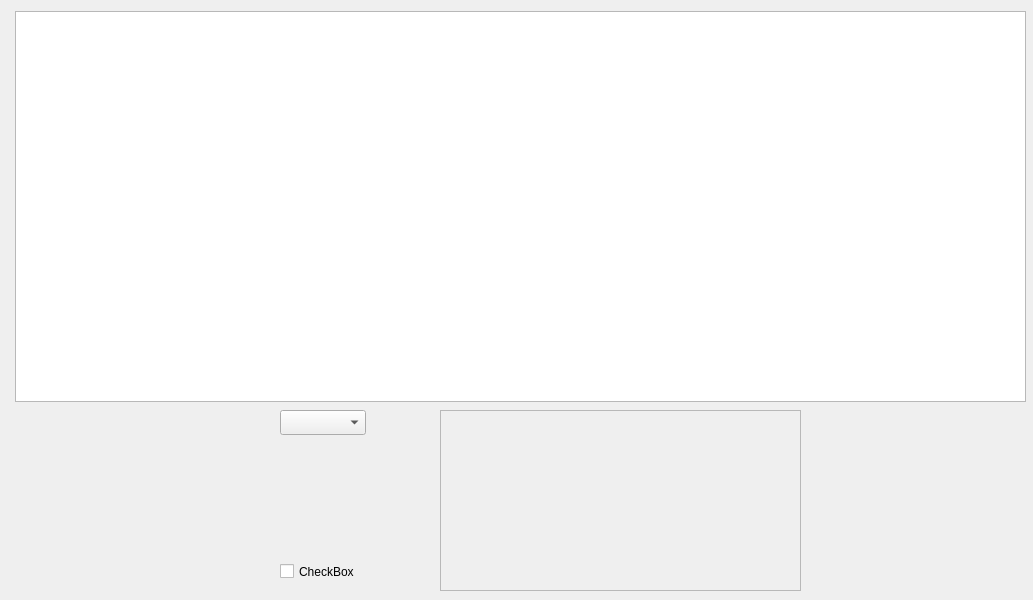
<?xml version="1.0" encoding="UTF-8"?>
<ui version="4.0">
 <class>widgetBolaTabla</class>
 <widget class="QWidget" name="widgetBolaTabla">
  <property name="geometry">
   <rect>
    <x>0</x>
    <y>0</y>
    <width>1033</width>
    <height>600</height>
   </rect>
  </property>
  <property name="windowTitle">
   <string>Form</string>
  </property>
  <widget class="QTableView" name="tablaHijas">
   <property name="geometry">
    <rect>
     <x>15</x>
     <y>11</y>
     <width>1011</width>
     <height>391</height>
    </rect>
   </property>
  </widget>
  <widget class="QCheckBox" name="checkBoxHijas">
   <property name="geometry">
    <rect>
     <x>280</x>
     <y>560</y>
     <width>92</width>
     <height>23</height>
    </rect>
   </property>
   <property name="text">
    <string>CheckBox</string>
   </property>
  </widget>
  <widget class="QComboBox" name="listaHijas">
   <property name="geometry">
    <rect>
     <x>280</x>
     <y>410</y>
     <width>86</width>
     <height>25</height>
    </rect>
   </property>
  </widget>
  <widget class="QFrame" name="frameCoordenadas">
   <property name="geometry">
    <rect>
     <x>440</x>
     <y>410</y>
     <width>361</width>
     <height>181</height>
    </rect>
   </property>
   <property name="frameShape">
    <enum>QFrame::StyledPanel</enum>
   </property>
   <property name="frameShadow">
    <enum>QFrame::Raised</enum>
   </property>
  </widget>
 </widget>
 <resources/>
 <connections/>
</ui>
